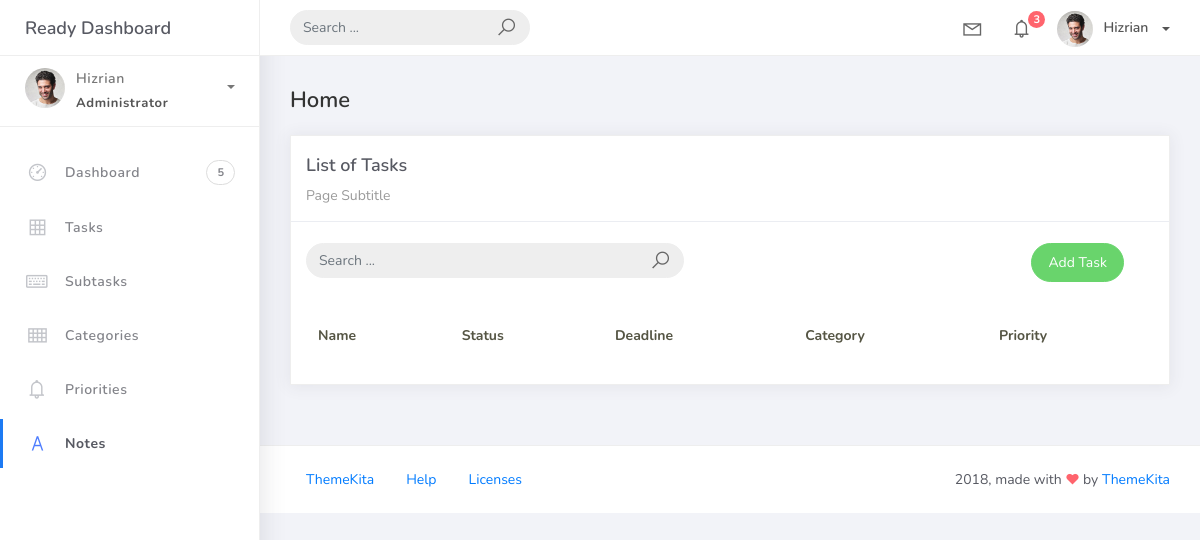
/task_list, run on an earlier commit of the app's database.
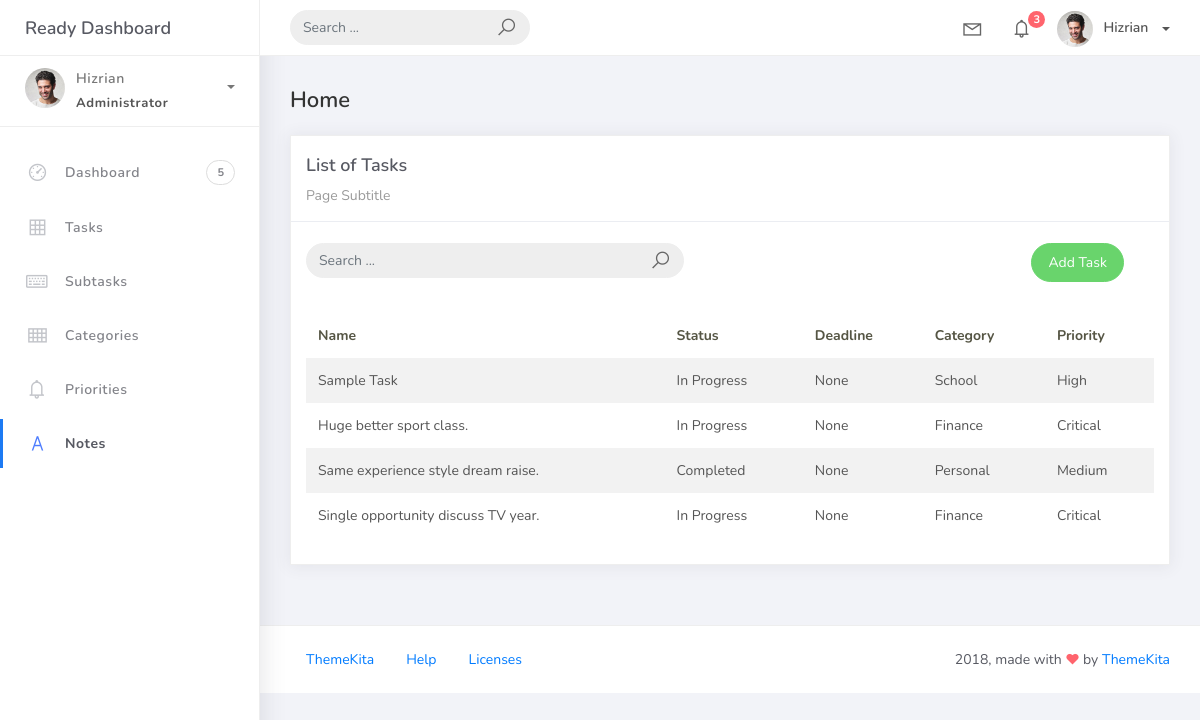
And on a later commit of the database.
### taskmanager/models.py (models this page shows, shortened)
class BaseModel(models.Model):
    created_at = models.DateTimeField(default=timezone.now,)
    updated_at = models.DateTimeField(auto_now=True,)
    class Meta:
        abstract = True

class Task(BaseModel):
    title = models.CharField(max_length=100)
    description = models.CharField(max_length=250)
    deadline = models.DateField()
    status = models.CharField(max_length=50,
            choices=[("Pending", "Pending"),
            ("In Progress", "In Progress"),
            ("Completed", "Completed"),
            ],
            default = "Pending"
            )
    categoryFK = models.ForeignKey(Category, on_delete=models.CASCADE)
    priorityFK = models.ForeignKey(Priority, on_delete=models.CASCADE)

class Category(BaseModel):
    category_name = models.CharField(max_length=50)
    class Meta:
        verbose_name = "Category"
        verbose_name_plural = "Categories"
    def __str__(self):
        return self.category_name.title()

class Priority(BaseModel):
    priority_name = models.CharField(max_length=100)
    class Meta:
        verbose_name = "Priority"
        verbose_name_plural = "Priorities"
    def __str__(self):
        return self.priority_name.title()

### taskmanager/views.py (the view)
# urls.py: path('task_list', TasksView.as_view(), name='task-list'),
class TasksView(ListView):
    model = Task
    context_object_name = 'task'
    template_name = 'task_list.html'
    paginate_by = 5

### templates/task_list.html (shortened to what this page needs)
{% extends 'base.html' %}
{% load static %}
{% block content %}
<div class="content">
  <div class="container-fluid">
    <h4 class="page-title">Home</h4>
    <div class="row">
      <div class="col-md-12">
        <div class="card">
          <div class="card-header">
            <div class="card-title">List of Tasks</div>
            <div class="card-category">Page Subtitle</div>
          </div>
          <br />
            <div class="col-md-12 row">
              <div class="col-md-6">
                <form class="navbar-left navbar-form nav-search mr-md-3" action="">
                  <div class="input-group">
                    <input type="text" placeholder="Search ..." class="form-control" />
                    <div class="input-group-append">
                      <span class="input-group-text">
                        <i class="la la-search search-icon"></i>
                      </span>
                    </div>
                  </div>
                </form>
              </div>
              <div class="col-md-6">
                <div class="pull-right">
                  <a href="{% url 'task-add' %}" class="btn btn-success btn-rounded">
                    Add Task
                  </a>
                </div>
              </div>
            </div>
          <div class="card-body">
            <table class="table table-striped mt-3">
              <thead>
                <tr>
                  <th scope="col">Name</th>
                  <th scope="col">Status</th>
                  <th scope="col">Deadline</th>
                  <th scope="col">Category</th>
                  <th scope="col">Priority</th>
                </tr>
              </thead>
              <tbody>
                {% for object in object_list %}
                <tr>
                  <td>{{ object.title }}</td>
                  <td>{{ object.status }}</td>
                  <td>{{ object.deadline }}</td>
                  <td>{{ object.categoryFK }}</td>
                  <td>{{ object.priorityFK }}</td>
                </tr>
                {% endfor %}
              </tbody>
            </table>
          </div>
        </div>
      </div>
    </div>
  </div>
</div>
{% endblock %}

### templates/base.html (shortened to what this page needs)
{% load static %}
<!DOCTYPE html>
<html>
<head>
	<link rel="stylesheet" href="{% static 'css/bootstrap.min.css' %}">
	<link rel="stylesheet" href="{% static 'css/ready.css' %}">
	<link rel="stylesheet" href="{% static 'css/demo.css' %}">
</head>
<body>
	<div class="wrapper">
		<div class="main-header">
			<div class="logo-header">
				<a href="index.html" class="logo">
					Ready Dashboard
				</a>
			</div>
			<nav class="navbar navbar-header navbar-expand-lg">
				<div class="container-fluid">
					<form class="navbar-left navbar-form nav-search mr-md-3" action="">
						<div class="input-group">
							<input type="text" placeholder="Search ..." class="form-control">
							<div class="input-group-append">
								<span class="input-group-text">
									<i class="la la-search search-icon"></i>
								</span>
							</div>
						</div>
					</form>
					<ul class="navbar-nav topbar-nav ml-md-auto align-items-center">
						<li class="nav-item dropdown hidden-caret">
							<a class="nav-link dropdown-toggle" href="#" id="navbarDropdown" role="button" data-toggle="dropdown" aria-haspopup="true" aria-expanded="false">
								<i class="la la-envelope"></i>
							</a>
						</li>
						<li class="nav-item dropdown hidden-caret">
							<a class="nav-link dropdown-toggle" href="#" id="navbarDropdown" role="button" data-toggle="dropdown" aria-haspopup="true" aria-expanded="false">
								<i class="la la-bell"></i>
								<span class="notification">3</span>
							</a>
						</li>
						<li class="nav-item dropdown">
							<a class="dropdown-toggle profile-pic" data-toggle="dropdown" href="#" aria-expanded="false"> <img src="assets/img/profile.jpg" alt="user-img" width="36" class="img-circle"><span >Hizrian</span></span> </a>
							</li>
						</ul>
					</div>
				</nav>
			</div>
			<div class="sidebar">
				<div class="scrollbar-inner sidebar-wrapper">
					<div class="user">
						<div class="photo">
							<img src="assets/img/profile.jpg">
						</div>
						<div class="info">
							<a class="" data-toggle="collapse" href="#collapseExample" aria-expanded="true">
								<span>
									Hizrian
									<span class="user-level">Administrator</span>
									<span class="caret"></span>
								</span>
							</a>
						</div>
					</div>
					<ul class="nav">
						<li class="nav-item">
							<a href="index.html">
								<i class="la la-dashboard"></i>
								<p>Dashboard</p>
								<span class="badge badge-count">5</span>
							</a>
						</li>
						<li class="nav-item">
							<a href="{% url 'task-list' %}">
								<i class="la la-table"></i>
								<p>Tasks</p>
							</a>
						</li>
						<li class="nav-item">
							<a href="{% url 'subtask-list' %}">
								<i class="la la-keyboard-o"></i>
								<p>Subtasks</p>
							</a>
						</li>
						<li class="nav-item">
							<a href="{% url 'category-list' %}">
								<i class="la la-th"></i>
								<p>Categories</p>
							</a>
						</li>
						<li class="nav-item">
							<a href="{% url 'priority-list' %}">
								<i class="la la-bell"></i>
								<p>Priorities</p>
							</a>
						</li>
						<li class="nav-item active">
							<a href="{% url 'notes-list' %}">
								<i class="la la-font"></i>
								<p>Notes</p>
							</a>
						</li>
					</ul>
				</div>
			</div>
            <div class="main-panel">
                {% block content %}
                {% endblock  %}
				<footer class="footer">
					<div class="container-fluid">
						<nav class="pull-left">
							<ul class="nav">
								<li class="nav-item">
									<a class="nav-link" href="http://www.themekita.com">
										ThemeKita
									</a>
								</li>
								<li class="nav-item">
									<a class="nav-link" href="#">
										Help
									</a>
								</li>
								<li class="nav-item">
									<a class="nav-link" href="https://themewagon.com/license/#free-item">
										Licenses
									</a>
								</li>
							</ul>
						</nav>
						<div class="copyright ml-auto">
							2018, made with <i class="la la-heart heart text-danger"></i> by <a href="http://www.themekita.com">ThemeKita</a>
						</div>
					</div>
				</footer>
			</div>
		</div>
</body>
</html>

What changed in the data, as far as the page shows it:
added Task: title "Sample Task", status "In Progress", deadline "None", categoryFK "School", priorityFK "High"
added Task: title "Huge better sport class.", status "In Progress", deadline "None", categoryFK "Finance", priorityFK "Critical"
added Task: title "Same experience style dream raise.", status "Completed", deadline "None", categoryFK "Personal", priorityFK "Medium"
added Task: title "Single opportunity discuss TV year.", status "In Progress", deadline "None", categoryFK "Finance", priorityFK "Critical"
